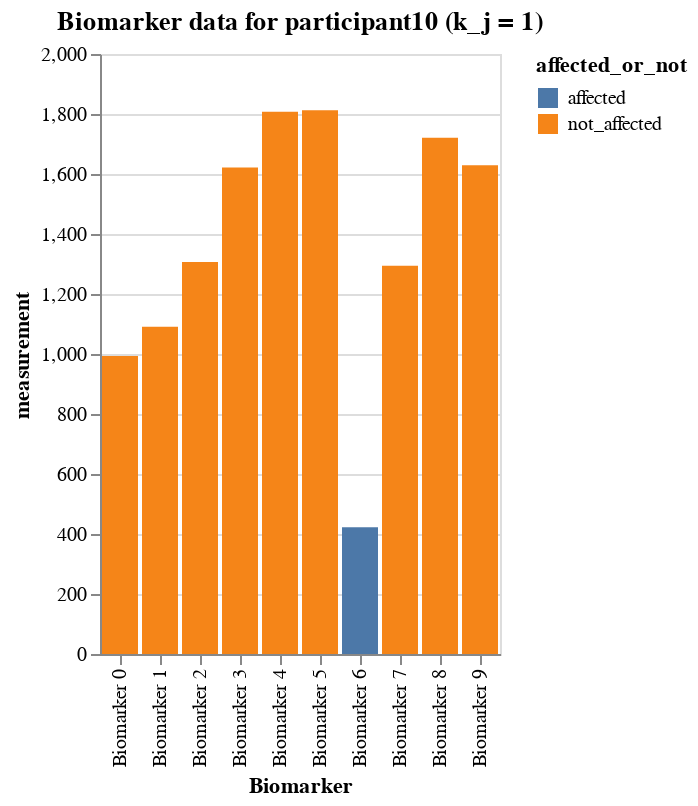

Here is the notebook cell this chart was saved with:
### Markdown cell above
### A certain participant's data

### Code cell
# participant 10
participant10_data = df_expanded[df_expanded.participant == 10]
alt.Chart(participant10_data).mark_bar().encode(
    x='Biomarker',
    y='measurement',
    color=alt.Color(
        'affected_or_not:N'
    ),
    tooltip=['Biomarker', 'affected_or_not', 'measurement']
).interactive().properties(
    title=f'Biomarker data for participant10 (k_j = {participant10_data.k_j.to_list()[0]})'
)

### Figure 1 — Vega-Lite specification as saved in the notebook (floating-point values rounded to 4 significant figures)
{"config": {"view": {"continuousWidth": 300, "continuousHeight": 300}}, "data": {"name": "data-59e7ab9d157060656c4b08e2b2ff03e0"}, "mark": {"type": "bar"}, "encoding": {"color": {"field": "affected_or_not", "type": "nominal"}, "tooltip": [{"field": "Biomarker", "type": "nominal"}, {"field": "affected_or_not", "type": "nominal"}, {"field": "measurement", "type": "quantitative"}], "x": {"field": "Biomarker", "type": "nominal"}, "y": {"field": "measurement", "type": "quantitative"}}, "params": [{"name": "param_3", "select": {"type": "interval", "encodings": ["x", "y"]}, "bind": "scales"}], "title": "Biomarker data for participant10 (k_j = 1)", "$schema": "https://vega.github.io/schema/vega-lite/v5.16.3.json", "datasets": {"data-59e7ab9d157060656c4b08e2b2ff03e0": [{"Biomarker": "Biomarker 0", "participant": 10, "measurement": 993.3, "k_j": 1, "S_n": 6, "affected_or_not": "not_affected"}, {"Biomarker": "Biomarker 1", "participant": 10, "measurement": 1091.0, "k_j": 1, "S_n": 8, "affected_or_not": "not_affected"}, {"Biomarker": "Biomarker 2", "participant": 10, "measurement": 1307.0, "k_j": 1, "S_n": 4, "affected_or_not": "not_affected"}, {"Biomarker": "Biomarker 3", "participant": 10, "measurement": 1621.0, "k_j": 1, "S_n": 5, "affected_or_not": "not_affected"}, {"Biomarker": "Biomarker 4", "participant": 10, "measurement": 1808.0, "k_j": 1, "S_n": 2, "affected_or_not": "not_affected"}, {"Biomarker": "Biomarker 5", "participant": 10, "measurement": 1812.0, "k_j": 1, "S_n": 9, "affected_or_not": "not_affected"}, {"Biomarker": "Biomarker 6", "participant": 10, "measurement": 422.3, "k_j": 1, "S_n": 1, "affected_or_not": "affected"}, {"Biomarker": "Biomarker 7", "participant": 10, "measurement": 1294.0, "k_j": 1, "S_n": 10, "affected_or_not": "not_affected"}, {"Biomarker": "Biomarker 8", "participant": 10, "measurement": 1721.0, "k_j": 1, "S_n": 3, "affected_or_not": "not_affected"}, {"Biomarker": "Biomarker 9", "participant": 10, "measurement": 1629.0, "k_j": 1, "S_n": 7, "affected_or_not": "not_affected"}]}}
